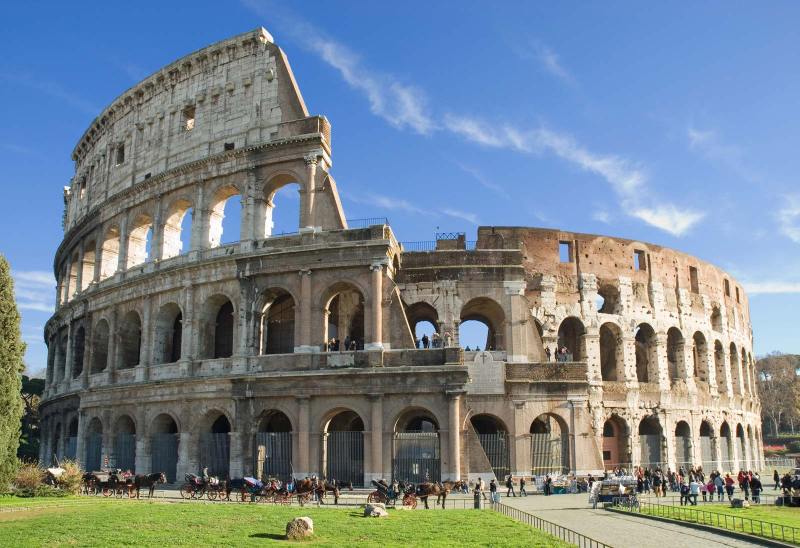
#> input picture Data/Colosseum-Rome-Italy.jpeg, 1600 x 1096 px (shown at 1/2 size); its folder holds only this picture in this run
$ python -i cartoonImageGenerator.py   (imports and definitions only)   (older library calls are emulated)
#> lines starting #> are read from the running program, lines starting #| are printed output that depends on the picture
import cv2
import os
import numpy as np
import datetime
import tkinter as tk
from tkinter import filedialog
from tkinter import *
from tkinter import messagebox
from PIL import ImageTk, Image
from tkmacosx import Button
import matplotlib.pyplot as plt
from tkinter.font import Font

# [18 lines left out: function upload, not called in this run]


def cartoonify(filePath):

#> called with filePath = 'Data/Colosseum-Rome-Italy.jpeg'
    global dtmy,cartoon

    x = datetime.datetime.now()
    dtmy = x.strftime("%d-%b-%y")


    img = Image.open(filePath)
#> img is the input picture: PIL image 1600x1096 RGB; mean R, G, B 119.1, 133, 142.7
    img = img.resize((600,400))
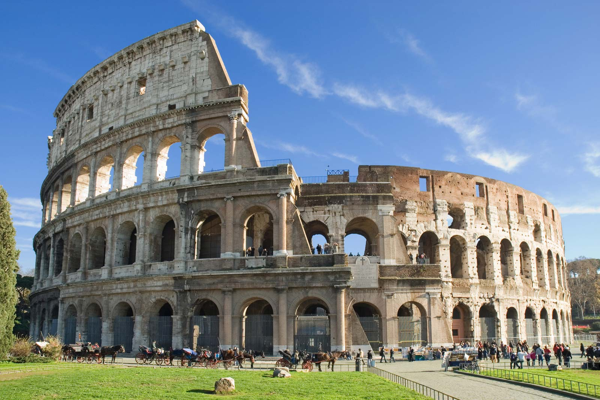
#> img: PIL image 600x400 RGB; mean R, G, B 119.1, 133, 142.7
    img = np.array(img)

#> (the run stopped early here; a loop or call above may not have finished)

$ run again, on Data/bookintable.jpeg
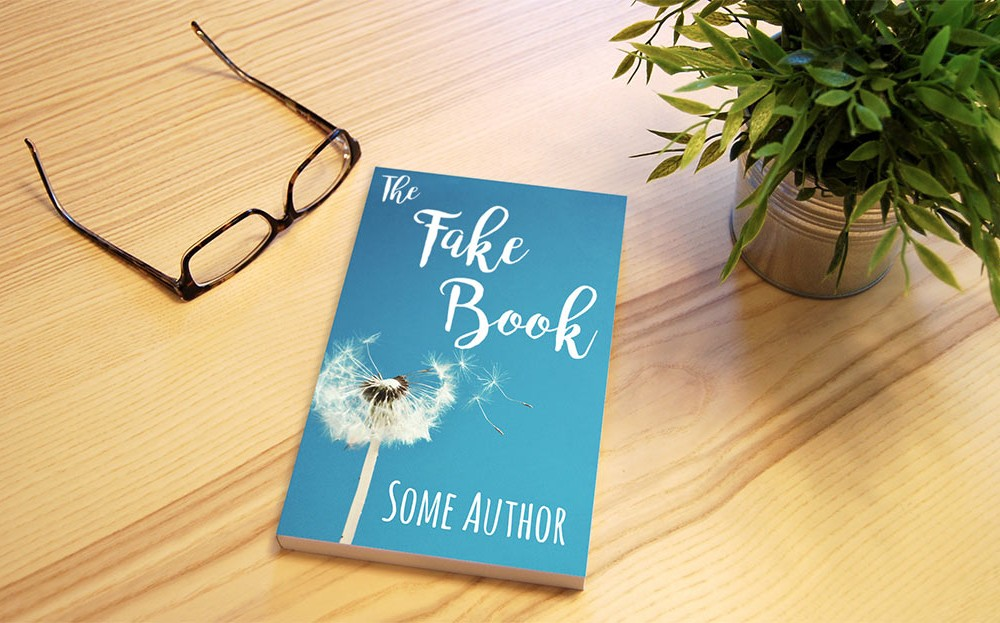
#> input picture Data/bookintable.jpeg, 1000 x 623 px
#> in cartoonify, img is the input picture: PIL image 1000x623 RGB; mean R, G, B 181, 169.9, 134.3
#> in cartoonify, `img = img.resize((600,400))`:
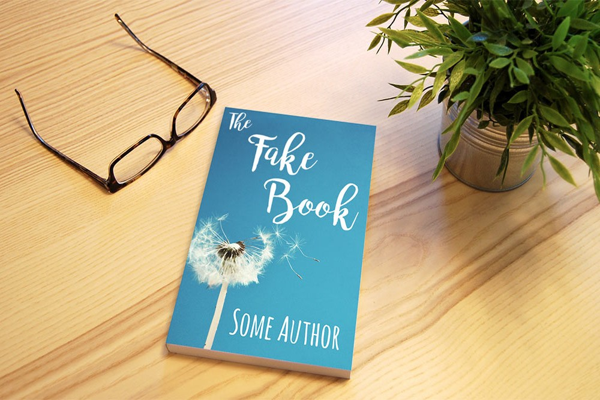
#> img: PIL image 600x400 RGB; mean R, G, B 181, 169.9, 134.2
